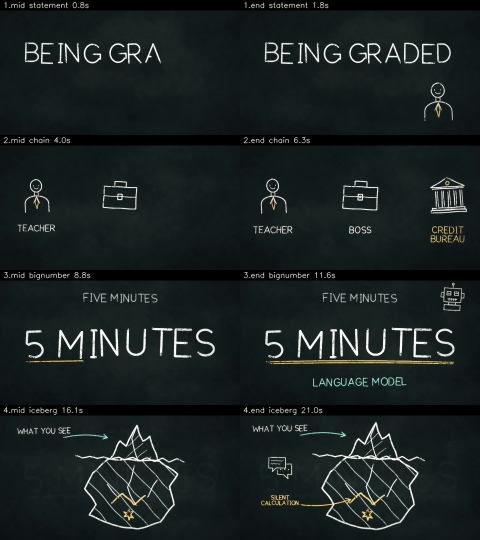
#> input picture chalk_engine_patch/engine_source/qa_contact_1.png, 960 x 1080 px (shown at 1/2 size)
$ python -i chalkboard_quality.py   (imports and definitions only)
#> lines starting #> are read from the running program, lines starting #| are printed output that depends on the picture
"""Technical QA, contact-sheet generation, and optional OpenRouter vision review.

This tool only reads a rendered video and writes QA artefacts beside output/.
It never uploads or modifies the video itself.
"""
from __future__ import annotations

import argparse
import base64
import json
import hashlib
import os
import re
import shutil
import subprocess
import sys
import urllib.error
import urllib.request
from datetime import datetime
from pathlib import Path
from typing import Any

from PIL import Image, ImageDraw, ImageFilter, ImageStat

ROOT = Path(__file__).resolve().parents[1]
DEFAULT_MODEL = "google/gemini-2.5-flash"


# [77 lines left out: functions load_project_env, sha256_file, resolve_ffmpeg, probe_video, not called in this run]


def _frame_metrics(path: Path) -> dict[str, float]:
    with Image.open(path) as img:
#> img is the input picture: PIL image 960x1080 RGB; mean R, G, B 26.1, 33.9, 33.4
        gray = img.convert("L")
        stats = ImageStat.Stat(gray)
        edges = gray.filter(ImageFilter.FIND_EDGES)
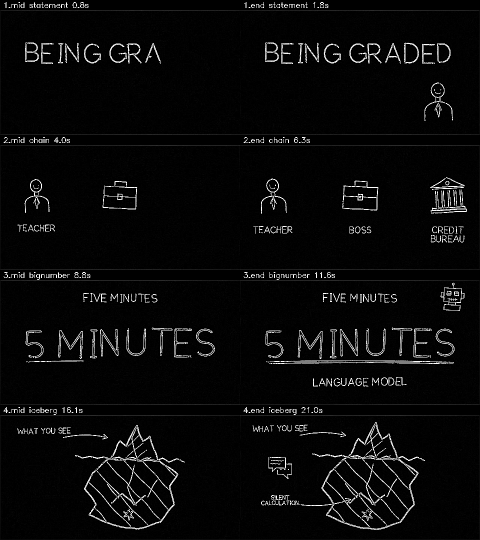
#> edges: PIL image 960x1080 L (shown at 1/2 size); min 0, max 255, mean 9.6
        edge_stats = ImageStat.Stat(edges)
        # Fraction of pixels with appreciable edge intensity as a crude drawing
        # activity signal; this is not an OCR or aesthetic score.
        hist = edges.histogram()
#> hist = 256 values, max 671250 at index 0, min 35 at index 120, mean 4050
        total = max(1, sum(hist))
#> total = 1036800
        edge_pixels = sum(hist[45:]) / total
#> edge_pixels = 0.0422
        return {
            "mean_luma": round(stats.mean[0], 2),
            "luma_stddev": round(stats.stddev[0], 2),
            "edge_activity": round(edge_pixels, 4),
        }


# [393 lines left out: functions extract_contact_sheet, _normalise_response_content, run_ai_review, quality_check, main, not called in this run]


# [2 lines not run here, left out]

>>> result = _frame_metrics('../chalk_engine_patch/engine_source/qa_contact_1.png')
#> result = {'mean_luma': 31.34, 'luma_stddev': 36.79, 'edge_activity': 0.0422}
